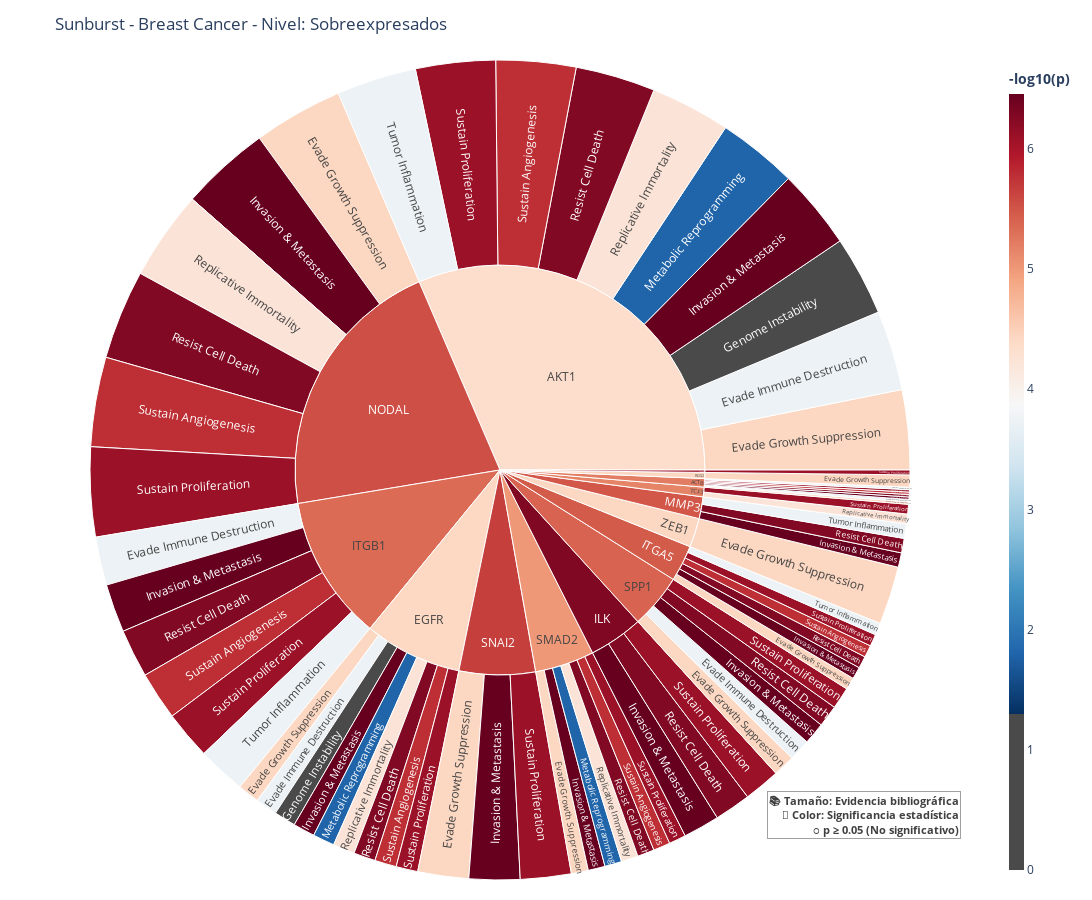

This figure's notebook cell:
### Markdown cell above
### Gráfico de distribución de los hallmarks de las firmas por tipo de cáncer y grupo de expresión

### Code cell
import pandas as pd
import plotly.express as px
import numpy as np
from typing import List, Dict



def generar_sunburst_para_tipo_cancer(
    df_firmas_geneticas: pd.DataFrame,
    hallmarks: List[str] = [
        "EVADING_GROWTH_SUPPRESSORS",
        "EVADING_IMMUNE_DESTRUCTION",
        "GENOME_INSTABILITY",
        "REPLICATIVE_IMMORTALITY",
        "REPROGRAMMING_ENERGY_METABOLISM",
        "RESISTING_CELL_DEATH",
        "SUSTAINED_ANGIOGENESIS",
        "SUSTAINING_PROLIFERATIVE_SIGNALING",
        "TISSUE_INVASION_AND_METASTASIS",
        "TUMOR-PROMOTING_INFLAMMATION"
    ],
    fig_width: int = 1200,
    fig_height: int = 900,
    color_scale: str = 'RdBu_r'
) -> Dict[str, px.sunburst]:

    # Configuraciones
    NON_SIG_COLOR = '#4a4a4a'
    PVAL_THRESHOLD = 0.05
    LOG_THRESHOLD = -np.log10(PVAL_THRESHOLD)

    # Diccionario de alias
    hallmark_aliases = {
        "EVADING_GROWTH_SUPPRESSORS": "Evade Growth Suppression",
        "EVADING_IMMUNE_DESTRUCTION": "Evade Immune Destruction",
        "GENOME_INSTABILITY": "Genome Instability",
        "REPLICATIVE_IMMORTALITY": "Replicative Immortality",
        "REPROGRAMMING_ENERGY_METABOLISM": "Metabolic Reprogramming",
        "RESISTING_CELL_DEATH": "Resist Cell Death",
        "SUSTAINED_ANGIOGENESIS": "Sustain Angiogenesis",
        "SUSTAINING_PROLIFERATIVE_SIGNALING": "Sustain Proliferation",
        "TISSUE_INVASION_AND_METASTASIS": "Invasion & Metastasis",
        "TUMOR-PROMOTING_INFLAMMATION": "Tumor Inflammation"
    }

    # Procesamiento de datos
    registros = []
    for _, row in df_firmas_geneticas.iterrows():
        cancer = row.get("cancer_type")
        nivel = row.get("nivel_expresion")
        genes_firma = row.get("genes", [])
        counts_firma = row.get("conteo_articulos_por_gene", [])

        # Solo procesar el tipo de cáncer especificado
        if cancer != tipo_cancer:
            continue

        if not (isinstance(genes_firma, list) and isinstance(counts_firma, list) and len(genes_firma) == len(counts_firma)):
            continue

        gene_to_count = dict(zip(genes_firma, counts_firma))

        for gene in genes_firma:
            articles_gene = gene_to_count.get(gene, 0)

            for hallmark in hallmarks:
                col_genes = f"hallmark_{hallmark}_genes"
                col_pvalue = f"hallmark_{hallmark}_pvalue"

                if col_genes in row and col_pvalue in row:
                    genes_hallmark = row[col_genes] if isinstance(row[col_genes], list) else []
                    pvalue = row[col_pvalue]

                    if gene in genes_hallmark:
                        registros.append({
                            "cancer_type": cancer,
                            "nivel_expresion": nivel,
                            "gene": gene,
                            "hallmark": hallmark_aliases.get(hallmark, hallmark),
                            "articles": articles_gene,
                            "pvalue": pvalue
                        })

    if not registros:
        raise ValueError(f"No se encontraron registros válidos para {tipo_cancer}.")

    df_plano = pd.DataFrame(registros)
    df_plano["log_pvalue"] = -np.log10(df_plano["pvalue"].replace(0, 1e-300))

    # Funciones auxiliares
    def create_custom_colorscale(max_log_p: float) -> list:
        """Crea la escala de color personalizada"""
        if max_log_p <= LOG_THRESHOLD:
            return [[0, NON_SIG_COLOR], [1, NON_SIG_COLOR]]

        threshold_pos = LOG_THRESHOLD / max_log_p
        RdBu_r_colors = px.colors.diverging.RdBu_r

        return [
            [0, NON_SIG_COLOR],
            [threshold_pos, NON_SIG_COLOR],
            [threshold_pos, RdBu_r_colors[0]],
            *[[threshold_pos + (i/(len(RdBu_r_colors)-1)*(1-threshold_pos)), color]
              for i, color in enumerate(RdBu_r_colors)],
            [1, RdBu_r_colors[-1]]
        ]

    def add_custom_annotations(fig):
        """Añade las anotaciones al gráfico"""
        fig.add_annotation(
            x=0.98, y=0.05,
            xref="paper", yref="paper",
            text=(
                "<b>📚 Tamaño: Evidencia bibliográfica<br>"
                "🎨 Color: Significancia estadística<br>"
                "⚪ p ≥ 0.05 (No significativo)</b>"
            ),
            showarrow=False,
            font=dict(size=11, color="#404040"),
            align="right",
            bordercolor="#a0a0a0",
            borderwidth=1,
            bgcolor="#ffffff"
        )

    # Generación de gráficos
    figuras_por_nivel = {}
    for nivel in df_plano["nivel_expresion"].unique():
        df_nivel = df_plano[df_plano["nivel_expresion"] == nivel].copy()

        max_log_p = df_nivel["log_pvalue"].max()
        color_scale_custom = create_custom_colorscale(max_log_p)

        fig = px.sunburst(
            df_nivel,
            path=['gene', 'hallmark'],  # Eliminamos cancer_type ya que solo hay uno
            values='articles',
            color='log_pvalue',
            color_continuous_scale=color_scale_custom,
            range_color=[0, max_log_p],
            title=f"Sunburst - {tipo_cancer} - Nivel: {nivel}",
            hover_data={'pvalue': True, 'log_pvalue': True}
        )

        add_custom_annotations(fig)

        fig.update_layout(
            width=fig_width,
            height=fig_height,
            margin=dict(t=60, b=20, l=20, r=20),
            coloraxis_colorbar=dict(
                title="<b>-log10(p)</b>",
                thickness=15,
                yanchor="middle",
                y=0.5
            )
        )

        figuras_por_nivel[nivel] = fig

    return figuras_por_nivel

# Ejecución
figs_por_nivel = generar_sunburst_para_tipo_cancer(df_firmas_geneticas)
for nivel, fig in figs_por_nivel.items():
    guardar_grafico(fig, f"sunburst_{tipo_cancer.lower().replace(' ', '_')}_nivel_{nivel}.png")
    fig.show()

### Figure 1 — Plotly figure (JSON) as saved in the notebook; plotly's stock layout.template omitted (floating-point values rounded to 4 significant figures; data arrays with more than 128 entries replaced by an {"elided": "..."} marker saying what was removed)
{"data": [{"branchvalues": "total", "customdata": {"elided": "85x2 mixed values"}, "domain": {"x": [0, 1], "y": [0, 1]}, "hovertemplate": "labels=%{label}<br>articles=%{value}<br>parent=%{parent}<br>id=%{id}<br>pvalue=%{customdata[0]}<br>log_pvalue=%{color}<extra></extra>", "ids": ["ACTB/Evade Growth Suppression", "AKT1/Evade Growth Suppression", "EGFR/Evade Growth Suppression", "ITGA5/Evade Growth Suppression", "NODAL/Evade Growth Suppression", "RGS2/Evade Growth Suppression", "SMAD2/Evade Growth Suppression", "SNAI2/Evade Growth Suppression", "SPP1/Evade Growth Suppression", "ZEB1/Evade Growth Suppression", "ACTB/Evade Immune Destruction", "AKT1/Evade Immune Destruction", "EGFR/Evade Immune Destruction", "ITGB1/Evade Immune Destruction", "SPP1/Evade Immune Destruction", "AKT1/Genome Instability", "EGFR/Genome Instability", "ACTB/Invasion & Metastasis", "AKT1/Invasion & Metastasis", "EGFR/Invasion & Metastasis", "ILK/Invasion & Metastasis", "ITGA5/Invasion & Metastasis", "ITGB1/Invasion & Metastasis", "MMP3/Invasion & Metastasis", "NODAL/Invasion & Metastasis", "SMAD2/Invasion & Metastasis", "SNAI2/Invasion & Metastasis", "SPP1/Invasion & Metastasis", "AKT1/Metabolic Reprogramming", "EGFR/Metabolic Reprogramming", "SMAD2/Metabolic Reprogramming", "AKT1/Replicative Immortality", "EGFR/Replicative Immortality", "NODAL/Replicative Immortality", "SMAD2/Replicative Immortality", "TCF3/Replicative Immortality", "ACTB/Resist Cell Death", "AKT1/Resist Cell Death", "EGFR/Resist Cell Death", "ILK/Resist Cell Death", "ITGA5/Resist Cell Death", "ITGB1/Resist Cell Death", "MMP3/Resist Cell Death", "NODAL/Resist Cell Death", "SMAD2/Resist Cell Death", "SPP1/Resist Cell Death", "ACTB/Sustain Angiogenesis", "AKT1/Sustain Angiogenesis", "EGFR/Sustain Angiogenesis", "ITGA5/Sustain Angiogenesis", "ITGB1/Sustain Angiogenesis", "NODAL/Sustain Angiogenesis", "SMAD2/Sustain Angiogenesis", "ACTB/Sustain Proliferation", "AKT1/Sustain Proliferation", "EGFR/Sustain Proliferation", "ILK/Sustain Proliferation", "ITGA5/Sustain Proliferation", "ITGB1/Sustain Proliferation", "NODAL/Sustain Proliferation", "PTP4A1/Sustain Proliferation", "SMAD2/Sustain Proliferation", "SNAI2/Sustain Proliferation", "SPP1/Sustain Proliferation", "TCF3/Sustain Proliferation", "ACTB/Tumor Inflammation", "AKT1/Tumor Inflammation", "ITGA5/Tumor Inflammation", "ITGB1/Tumor Inflammation", "MMP3/Tumor Inflammation", "ACTB", "AKT1", "EGFR", "ILK", "ITGA5", "ITGB1", "MMP3", "NODAL", "PTP4A1", "RGS2", "SMAD2", "SNAI2", "SPP1", "TCF3", "ZEB1"], "labels": ["Evade Growth Suppression", "Evade Growth Suppression", "Evade Growth Suppression", "Evade Growth Suppression", "Evade Growth Suppression", "Evade Growth Suppression", "Evade Growth Suppression", "Evade Growth Suppression", "Evade Growth Suppression", "Evade Growth Suppression", "Evade Immune Destruction", "Evade Immune Destruction", "Evade Immune Destruction", "Evade Immune Destruction", "Evade Immune Destruction", "Genome Instability", "Genome Instability", "Invasion & Metastasis", "Invasion & Metastasis", "Invasion & Metastasis", "Invasion & Metastasis", "Invasion & Metastasis", "Invasion & Metastasis", "Invasion & Metastasis", "Invasion & Metastasis", "Invasion & Metastasis", "Invasion & Metastasis", "Invasion & Metastasis", "Metabolic Reprogramming", "Metabolic Reprogramming", "Metabolic Reprogramming", "Replicative Immortality", "Replicative Immortality", "Replicative Immortality", "Replicative Immortality", "Replicative Immortality", "Resist Cell Death", "Resist Cell Death", "Resist Cell Death", "Resist Cell Death", "Resist Cell Death", "Resist Cell Death", "Resist Cell Death", "Resist Cell Death", "Resist Cell Death", "Resist Cell Death", "Sustain Angiogenesis", "Sustain Angiogenesis", "Sustain Angiogenesis", "Sustain Angiogenesis", "Sustain Angiogenesis", "Sustain Angiogenesis", "Sustain Angiogenesis", "Sustain Proliferation", "Sustain Proliferation", "Sustain Proliferation", "Sustain Proliferation", "Sustain Proliferation", "Sustain Proliferation", "Sustain Proliferation", "Sustain Proliferation", "Sustain Proliferation", "Sustain Proliferation", "Sustain Proliferation", "Sustain Proliferation", "Tumor Inflammation", "Tumor Inflammation", "Tumor Inflammation", "Tumor Inflammation", "Tumor Inflammation", "ACTB", "AKT1", "EGFR", "ILK", "ITGA5", "ITGB1", "MMP3", "NODAL", "PTP4A1", "RGS2", "SMAD2", "SNAI2", "SPP1", "TCF3", "ZEB1"], "marker": {"coloraxis": "coloraxis", "colors": [4.435, 4.435, 4.435, 4.435, 4.435, 4.435, 4.435, 4.435, 4.435, 4.435, 3.735, 3.735, 3.735, 3.735, 3.735, 0.9885, 0.9885, 6.455, 6.455, 6.455, 6.455, 6.455, 6.455, 6.455, 6.455, 6.455, 6.455, 6.455, 1.803, 1.803, 1.803, 4.219, 4.219, 4.219, 4.219, 4.219, 6.271, 6.271, 6.271, 6.271, 6.271, 6.271, 6.271, 6.271, 6.271, 6.271, 5.785, 5.785, 5.785, 5.785, 5.785, 5.785, 5.785, 6.096, 6.096, 6.096, 6.096, 6.096, 6.096, 6.096, 6.096, 6.096, 6.096, 6.096, 6.096, 3.735, 3.735, 3.735, 3.735, 3.735, 5.216, 4.352, 4.421, 6.274, 5.463, 5.346, 5.487, 5.543, 6.096, 4.435, 5.009, 5.662, 5.398, 5.157, 4.435]}, "name": "", "parents": ["ACTB", "AKT1", "EGFR", "ITGA5", "NODAL", "RGS2", "SMAD2", "SNAI2", "SPP1", "ZEB1", "ACTB", "AKT1", "EGFR", "ITGB1", "SPP1", "AKT1", "EGFR", "ACTB", "AKT1", "EGFR", "ILK", "ITGA5", "ITGB1", "MMP3", "NODAL", "SMAD2", "SNAI2", "SPP1", "AKT1", "EGFR", "SMAD2", "AKT1", "EGFR", "NODAL", "SMAD2", "TCF3", "ACTB", "AKT1", "EGFR", "ILK", "ITGA5", "ITGB1", "MMP3", "NODAL", "SMAD2", "SPP1", "ACTB", "AKT1", "EGFR", "ITGA5", "ITGB1", "NODAL", "SMAD2", "ACTB", "AKT1", "EGFR", "ILK", "ITGA5", "ITGB1", "NODAL", "PTP4A1", "SMAD2", "SNAI2", "SPP1", "TCF3", "ACTB", "AKT1", "ITGA5", "ITGB1", "MMP3", "", "", "", "", "", "", "", "", "", "", "", "", "", "", ""], "type": "sunburst", "values": [1, 33, 9, 5, 37, 5, 7, 21, 9, 24, 1, 33, 9, 20, 9, 33, 9, 1, 33, 9, 15, 5, 20, 6, 37, 7, 21, 9, 33, 9, 7, 33, 9, 37, 7, 4, 1, 33, 9, 15, 5, 20, 6, 37, 7, 9, 1, 33, 9, 5, 20, 37, 7, 1, 33, 9, 15, 5, 20, 37, 2, 7, 21, 9, 4, 1, 33, 5, 20, 6, 7, 330, 81, 45, 30, 120, 18, 222, 2, 5, 49, 63, 45, 8, 24]}], "layout": {"annotations": [{"align": "right", "bgcolor": "#ffffff", "bordercolor": "#a0a0a0", "borderwidth": 1, "font": {"color": "#404040", "size": 11}, "showarrow": false, "text": "<b>📚 Tamaño: Evidencia bibliográfica<br>🎨 Color: Significancia estadística<br>⚪ p ≥ 0.05 (No significativo)</b>", "x": 0.98, "xref": "paper", "y": 0.05, "yref": "paper"}], "coloraxis": {"cmax": 6.455, "cmin": 0, "colorbar": {"thickness": 15, "title": {"text": "<b>-log10(p)</b>"}, "y": 0.5, "yanchor": "middle"}, "colorscale": [[0, "#4a4a4a"], [0.2015, "#4a4a4a"], [0.2015, "rgb(5,48,97)"], [0.2015, "rgb(5,48,97)"], [0.2814, "rgb(33,102,172)"], [0.3612, "rgb(67,147,195)"], [0.4411, "rgb(146,197,222)"], [0.5209, "rgb(209,229,240)"], [0.6008, "rgb(247,247,247)"], [0.6806, "rgb(253,219,199)"], [0.7605, "rgb(244,165,130)"], [0.8403, "rgb(214,96,77)"], [0.9202, "rgb(178,24,43)"], [1, "rgb(103,0,31)"], [1, "rgb(103,0,31)"]]}, "height": 900, "legend": {"tracegroupgap": 0}, "margin": {"b": 20, "l": 20, "r": 20, "t": 60}, "title": {"text": "Sunburst - Breast Cancer - Nivel: Sobreexpresados"}, "width": 1200}}
